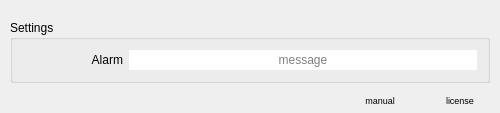
<?xml version="1.0" encoding="UTF-8"?>
<ui version="4.0">
 <class>timerwatch_settings</class>
 <widget class="QWidget" name="timerwatch_settings">
  <property name="geometry">
   <rect>
    <x>0</x>
    <y>0</y>
    <width>500</width>
    <height>108</height>
   </rect>
  </property>
  <property name="sizePolicy">
   <sizepolicy hsizetype="Ignored" vsizetype="Ignored">
    <horstretch>0</horstretch>
    <verstretch>0</verstretch>
   </sizepolicy>
  </property>
  <layout class="QVBoxLayout" name="imagineboard_settings_layout">
   <property name="spacing">
    <number>0</number>
   </property>
   <property name="leftMargin">
    <number>0</number>
   </property>
   <property name="topMargin">
    <number>0</number>
   </property>
   <property name="rightMargin">
    <number>0</number>
   </property>
   <property name="bottomMargin">
    <number>0</number>
   </property>
   <item>
    <widget class="QWidget" name="settings" native="true">
     <property name="focusPolicy">
      <enum>Qt::NoFocus</enum>
     </property>
     <layout class="QVBoxLayout" name="settings_layout">
      <property name="spacing">
       <number>5</number>
      </property>
      <property name="leftMargin">
       <number>10</number>
      </property>
      <property name="topMargin">
       <number>20</number>
      </property>
      <property name="rightMargin">
       <number>10</number>
      </property>
      <property name="bottomMargin">
       <number>10</number>
      </property>
      <item>
       <widget class="QGroupBox" name="group_settings">
        <property name="focusPolicy">
         <enum>Qt::NoFocus</enum>
        </property>
        <property name="title">
         <string>Settings</string>
        </property>
        <layout class="QGridLayout" name="gridLayout">
         <property name="leftMargin">
          <number>10</number>
         </property>
         <property name="topMargin">
          <number>10</number>
         </property>
         <property name="rightMargin">
          <number>10</number>
         </property>
         <property name="bottomMargin">
          <number>10</number>
         </property>
         <item row="0" column="1">
          <layout class="QHBoxLayout" name="sounds_layout">
           <property name="spacing">
            <number>5</number>
           </property>
           <property name="bottomMargin">
            <number>0</number>
           </property>
           <item>
            <widget class="QLineEdit" name="menu_alarm_message">
             <property name="sizePolicy">
              <sizepolicy hsizetype="Ignored" vsizetype="Fixed">
               <horstretch>0</horstretch>
               <verstretch>0</verstretch>
              </sizepolicy>
             </property>
             <property name="minimumSize">
              <size>
               <width>0</width>
               <height>20</height>
              </size>
             </property>
             <property name="maximumSize">
              <size>
               <width>16777215</width>
               <height>20</height>
              </size>
             </property>
             <property name="focusPolicy">
              <enum>Qt::ClickFocus</enum>
             </property>
             <property name="frame">
              <bool>false</bool>
             </property>
             <property name="alignment">
              <set>Qt::AlignCenter</set>
             </property>
             <property name="placeholderText">
              <string>message</string>
             </property>
            </widget>
           </item>
          </layout>
         </item>
         <item row="0" column="0">
          <widget class="QLabel" name="label_alarm">
           <property name="minimumSize">
            <size>
             <width>100</width>
             <height>20</height>
            </size>
           </property>
           <property name="maximumSize">
            <size>
             <width>100</width>
             <height>20</height>
            </size>
           </property>
           <property name="focusPolicy">
            <enum>Qt::NoFocus</enum>
           </property>
           <property name="text">
            <string>Alarm</string>
           </property>
           <property name="alignment">
            <set>Qt::AlignRight|Qt::AlignTrailing|Qt::AlignVCenter</set>
           </property>
          </widget>
         </item>
        </layout>
       </widget>
      </item>
      <item>
       <spacer name="vertical_spacer">
        <property name="focusPolicy">
         <enum>Qt::NoFocus</enum>
        </property>
        <property name="orientation">
         <enum>Qt::Vertical</enum>
        </property>
        <property name="sizeHint" stdset="0">
         <size>
          <width>0</width>
          <height>0</height>
         </size>
        </property>
       </spacer>
      </item>
     </layout>
    </widget>
   </item>
   <item>
    <layout class="QHBoxLayout" name="group_footer_layout">
     <property name="spacing">
      <number>0</number>
     </property>
     <property name="bottomMargin">
      <number>5</number>
     </property>
     <item>
      <spacer name="z_spacer">
       <property name="focusPolicy">
        <enum>Qt::NoFocus</enum>
       </property>
       <property name="orientation">
        <enum>Qt::Horizontal</enum>
       </property>
       <property name="sizeType">
        <enum>QSizePolicy::Expanding</enum>
       </property>
       <property name="sizeHint" stdset="0">
        <size>
         <width>0</width>
         <height>0</height>
        </size>
       </property>
      </spacer>
     </item>
     <item>
      <widget class="QPushButton" name="manual">
       <property name="sizePolicy">
        <sizepolicy hsizetype="Preferred" vsizetype="Fixed">
         <horstretch>0</horstretch>
         <verstretch>0</verstretch>
        </sizepolicy>
       </property>
       <property name="minimumSize">
        <size>
         <width>0</width>
         <height>15</height>
        </size>
       </property>
       <property name="maximumSize">
        <size>
         <width>80</width>
         <height>15</height>
        </size>
       </property>
       <property name="font">
        <font>
         <pointsize>7</pointsize>
        </font>
       </property>
       <property name="focusPolicy">
        <enum>Qt::NoFocus</enum>
       </property>
       <property name="text">
        <string>manual</string>
       </property>
       <property name="flat">
        <bool>true</bool>
       </property>
      </widget>
     </item>
     <item>
      <widget class="QPushButton" name="copyright">
       <property name="sizePolicy">
        <sizepolicy hsizetype="Preferred" vsizetype="Fixed">
         <horstretch>0</horstretch>
         <verstretch>0</verstretch>
        </sizepolicy>
       </property>
       <property name="minimumSize">
        <size>
         <width>0</width>
         <height>15</height>
        </size>
       </property>
       <property name="maximumSize">
        <size>
         <width>80</width>
         <height>15</height>
        </size>
       </property>
       <property name="font">
        <font>
         <pointsize>7</pointsize>
        </font>
       </property>
       <property name="focusPolicy">
        <enum>Qt::NoFocus</enum>
       </property>
       <property name="text">
        <string>license</string>
       </property>
       <property name="flat">
        <bool>true</bool>
       </property>
      </widget>
     </item>
    </layout>
   </item>
  </layout>
 </widget>
 <resources/>
 <connections/>
</ui>
